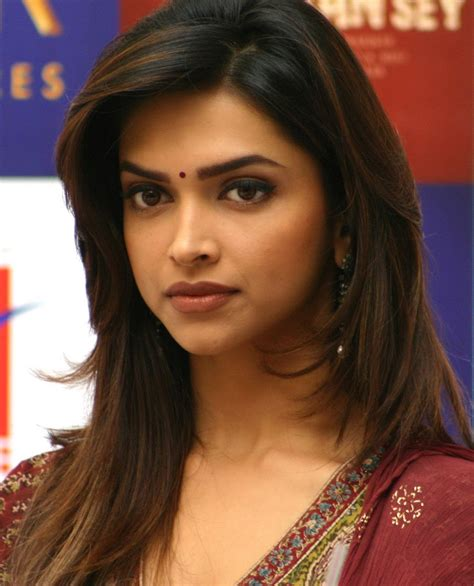
#> input picture Desktop/Image-Recognition-Website/Sem_6_Mini_Project/model/test_images/Deepika Padukone.jpg, 474 x 586 px
$ jupyter execute --allow-errors bollywood_celebrity.ipynb   (shell and % lines are left out)
#> lines starting #> are read from the running program, lines starting #| are printed output that depends on the picture
<h2 style='color:blue' align='center'>Bollywood Celebrity Image Classification<h2>

[cell 1]
from google.colab import drive
drive.mount('/content/drive')

[cell 2]
cd drive

[cell 3]
cd MyDrive/Colab\ Notebooks/model

[cell 4]
import numpy as np
import cv2
import matplotlib
from matplotlib import pyplot as plt

<h3 style='color:purple'>(1) Preprocessing: Detect face and eyes</h3>

#### When we look at any image, most of the time we identify a person using a face. An image might contain multiple faces, also the face can be obstructed and not clear. The first step in our pre-processing pipeline is to detect faces from an image. Once face is detected, we will detect eyes, if two eyes are detected then only we keep that image otherwise discard it.</h4>

#### Now how do you detect face and eyes?

We will use haar cascade from opencv for this. Here is an article on this: https://opencv-python-tutroals.readthedocs.io/en/latest/py_tutorials/py_objdetect/py_face_detection/py_face_detection.html?highlight=haar

[cell 5]
img = cv2.imread('./test_images/Deepika Padukone.jpg')
#> img is the input picture: shape (586, 474, 3); mean B, G, R 65.3, 80.4, 117
img.shape
#> Out = (586, 474, 3)

[cell 6]
plt.imshow(img)

[cell 7]
gray = cv2.cvtColor(img, cv2.COLOR_BGR2GRAY)
gray.shape
#> Out = (586, 474)

[cell 8]
gray

[cell 9]
plt.imshow(gray, cmap='gray')

[cell 10]
face_cascade = cv2.CascadeClassifier('./opencv/haarcascades/haarcascade_frontalface_default.xml')
eye_cascade = cv2.CascadeClassifier('./opencv/haarcascades/haarcascade_eye.xml')

faces = face_cascade.detectMultiScale(gray, 1.3, 5)
#> faces = [[84, 104, 242, 242]]
faces
#> Out = [[84, 104, 242, 242]]

[cell 11]
(x,y,w,h) = faces[0]
#> x = 84; y = 104; w = 242; h = 242
x,y,w,h
#> Out = (84, 104, 242, 242)

[cell 12]
face_img = cv2.rectangle(img,(x,y),(x+w,y+h),(255,0,0),2)
plt.imshow(face_img)

[cell 13]
cv2.destroyAllWindows()
for (x,y,w,h) in faces:
    face_img = cv2.rectangle(img,(x,y),(x+w,y+h),(255,0,0),2)
    roi_gray = gray[y:y+h, x:x+w]
    roi_color = face_img[y:y+h, x:x+w]
    eyes = eye_cascade.detectMultiScale(roi_gray)
    for (ex,ey,ew,eh) in eyes:
        cv2.rectangle(roi_color,(ex,ey),(ex+ew,ey+eh),(0,255,0),2)
#> this loop made 1 pass
#> (x, y, w, h, eyes) on pass 1: (84, 104, 242, 242, [[125, 57, 60, 60], [37, 65, 56, 56]])
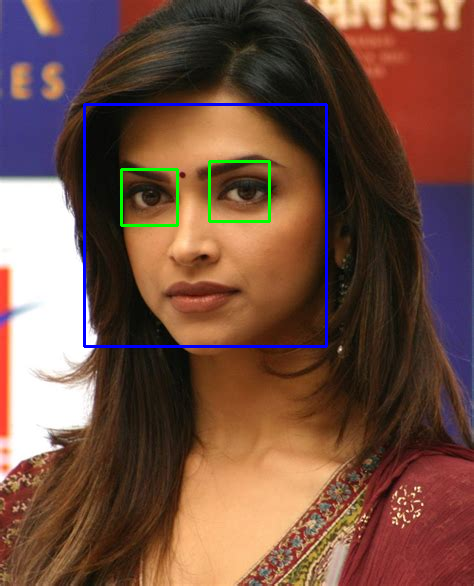
#> img: shape (586, 474, 3); mean B, G, R 67.2, 80.6, 115.6
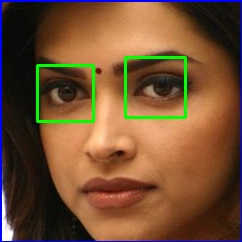
#> roi_color: shape (242, 242, 3); mean B, G, R 51.3, 79.7, 114.5


plt.figure()
plt.imshow(face_img, cmap='gray')
plt.show()

<h3 style='color:purple'>(2) Preprocessing: Crop the facial region of the image</h3>

[cell 14]
plt.imshow(roi_color, cmap='gray')

[cell 15]
cropped_img = np.array(roi_color)
cropped_img.shape
#> Out = (242, 242, 3)

<h3 style='color:purple'>(3) Preprocessing: Use wavelet transform as a feature for traning our model</h3>

#### In wavelet transformed image, you can see edges clearly and that can give us clues on various facial features such as eyes, nose, lips etc

### Wavelet transform

[cell 16]
import numpy as np
import pywt
import cv2

def w2d(img, mode='haar', level=1):
#> called with mode = 'db1', level = 5
    imArray = img
    #Datatype conversions
    #convert to grayscale
    imArray = cv2.cvtColor( imArray,cv2.COLOR_RGB2GRAY )
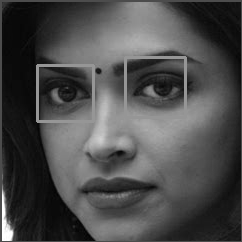
#> imArray: shape (242, 242); min 1, max 255, mean 75.2
    #convert to float
    imArray =  np.float32(imArray)
    imArray /= 255;
    # compute coefficients
    coeffs=pywt.wavedec2(imArray, mode, level=level)
#> coeffs = 6 items

    #Process Coefficients
    coeffs_H=list(coeffs)
#> coeffs_H = 6 items
    coeffs_H[0] *= 0;

    # reconstruction
    imArray_H=pywt.waverec2(coeffs_H, mode);
    imArray_H *= 255;
    imArray_H =  np.uint8(imArray_H)
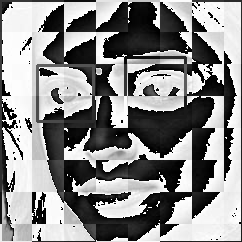
#> imArray_H: shape (242, 242); min 0, max 255, mean 137.8

    return imArray_H

[cell 17]
im_har = w2d(cropped_img,'db1',5)
plt.imshow(im_har, cmap='gray')

#### You can see above a wavelet transformed image that gives clues on facial features such as eyes, nose, lips etc. This along with raw pixel image can be used as an input for our classifier

<h3 style='color:purple'>(3) Preprocessing: Load image, detect face. If eyes >=2, then save and crop the face region</h3>

####  Lets write a python function that can take input image and returns cropped image (if face and eyes >=2 are detected)

[cell 18]
def get_cropped_image_if_2_eyes(image_path):
#> called with image_path = './test_images/Deepika Padukone.jpg'
    img = cv2.imread(image_path)
    gray = cv2.cvtColor(img, cv2.COLOR_BGR2GRAY)
    faces = face_cascade.detectMultiScale(gray, 1.3, 5)
#> faces = [[84, 104, 242, 242]]
    for (x,y,w,h) in faces:
        roi_gray = gray[y:y+h, x:x+w]
        roi_color = img[y:y+h, x:x+w]
        eyes = eye_cascade.detectMultiScale(roi_gray)
        if len(eyes) >= 2:
            return roi_color

[cell 19]
original_image = cv2.imread('./test_images/Deepika Padukone.jpg')
plt.imshow(original_image)

[cell 20]
cropped_image = get_cropped_image_if_2_eyes('./test_images/Deepika Padukone.jpg')
try:
    cropped_image.shape
    plt.imshow(cropped_image)
except:
    print('0')

**In below image face is not very clear and it doesn't have two eyes clearly visible**

[cell 21]
org_image_obstructed = cv2.imread('./test_images/salman khan.jpg')
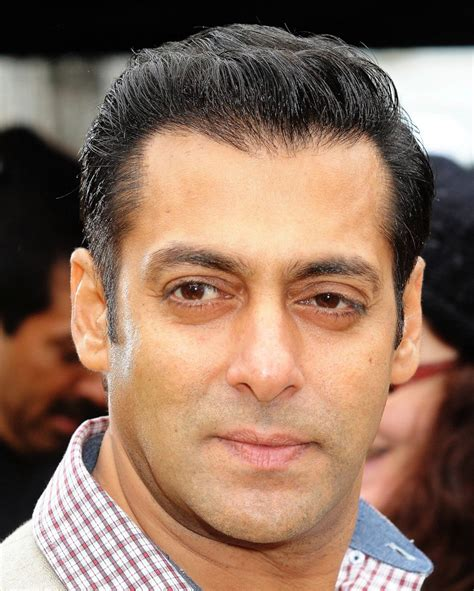
#> input picture Desktop/Image-Recognition-Website/Sem_6_Mini_Project/model/test_images/Salman khan.jpg, 474 x 591 px, found by its file name
#> org_image_obstructed is the input picture: shape (591, 474, 3); mean B, G, R 95.6, 113.4, 142.9
plt.imshow(org_image_obstructed)

[cell 22]
cropped_image = get_cropped_image_if_2_eyes('./test_images/salman khan.jpg')
#> call 2 of get_cropped_image_if_2_eyes, with image_path = './test_images/salman khan.jpg'
#> in get_cropped_image_if_2_eyes (call 2), `gray = cv2.cvtColor(img, cv2.COLOR_BGR2GRAY)`:
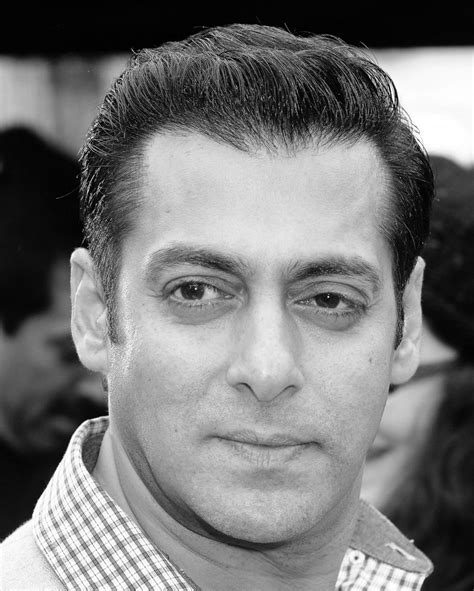
#> gray: shape (591, 474); min 0, max 255, mean 120.2
#> in get_cropped_image_if_2_eyes (call 2), `faces = face_cascade.detectMultiScale(gray, 1.3, 5)`: faces = [[71, 157, 365, 365]]
#> the loop in get_cropped_image_if_2_eyes, `for (x,y,w,h) in faces:` made 1 pass
#> (x, y, w, h, eyes) on pass 1: (71, 157, 365, 365, [[208, 222, 24, 24], [81, 94, 82, 82], [211, 100, 86, 86]])
#> pass 1, in get_cropped_image_if_2_eyes (call 2), `roi_color = img[y:y+h, x:x+w]`:
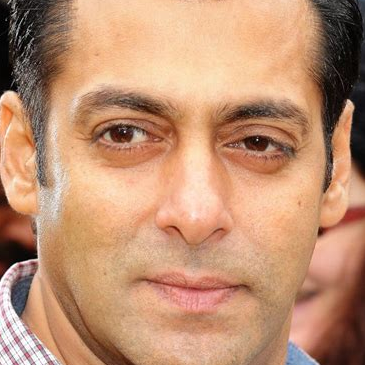
#> roi_color: shape (365, 365, 3); mean B, G, R 114.8, 145.2, 192.1
try:
    cropped_image.shape
    plt.imshow(cropped_image)
except:
    print('0')

**Above cropped_image_no_2_eyes is None which means we should ignore this image and we will not use such image for model training**

[cell 23]
path_to_data = "./dataset/"
path_to_cr_data = "./dataset/cropped/"

[cell 24]
import os
img_dirs = []
for entry in os.scandir(path_to_data):
    if entry.is_dir():
        img_dirs.append(entry.path)
#> pass 2 of the loop `for entry in os.scandir(path_to_data):`:

[cell 25]
img_dirs

**Go through all images in dataset folder and create cropped images for them. There will be cropped folder inside dataset folder after you run this code**

[cell 26]
import shutil
if os.path.exists(path_to_cr_data):
     shutil.rmtree(path_to_cr_data)
os.mkdir(path_to_cr_data)

[cell 27]
cropped_image_dirs = []
celebrity_file_names_dict = {}
for img_dir in img_dirs:
    count = 1
    celebrity_name = img_dir.split('/')[-1]
    celebrity_file_names_dict[celebrity_name] = []
    for entry in os.scandir(img_dir):
        roi_color = get_cropped_image_if_2_eyes(entry.path)
#> call 3 of get_cropped_image_if_2_eyes, with image_path = './dataset/Alia Bhatt/012_226df220.jpg'
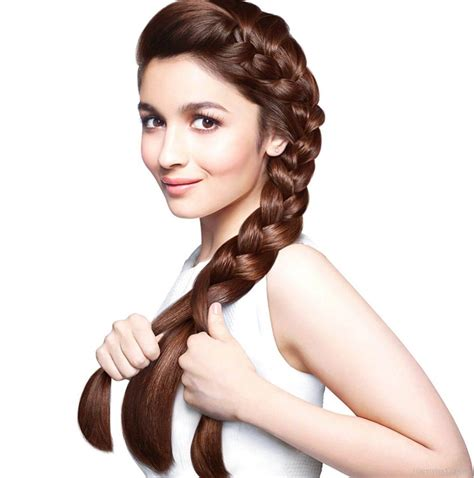
#> input picture Desktop/Image-Recognition-Website/Sem_6_Mini_Project/model/dataset/Alia Bhatt/012_226df220.jpg, 474 x 478 px
#> in get_cropped_image_if_2_eyes, img is the input picture: shape (478, 474, 3); mean B, G, R 205.1, 209.4, 221.8
#> in get_cropped_image_if_2_eyes (call 3), `gray = cv2.cvtColor(img, cv2.COLOR_BGR2GRAY)`:
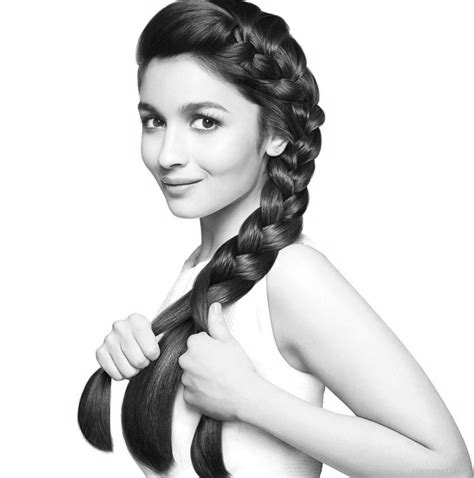
#> gray: shape (478, 474); min 5, max 255, mean 212.6
#> in get_cropped_image_if_2_eyes (call 3), `faces = face_cascade.detectMultiScale(gray, 1.3, 5)`: faces = [[99, 57, 164, 164]]
#> the loop in get_cropped_image_if_2_eyes, `for (x,y,w,h) in faces:` made 1 pass
#> (x, y, w, h, eyes) on pass 1: (99, 57, 164, 164, [[39, 51, 28, 28], [85, 46, 38, 38]])
#> pass 1, in get_cropped_image_if_2_eyes (call 3), `roi_color = img[y:y+h, x:x+w]`:
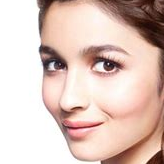
#> roi_color: shape (164, 164, 3); mean B, G, R 188.2, 197.3, 221.8
        if roi_color is not None:
            cropped_folder = path_to_cr_data + celebrity_name
            if not os.path.exists(cropped_folder):
                os.makedirs(cropped_folder)
                cropped_image_dirs.append(cropped_folder)
                print("Generating cropped images in folder: ",cropped_folder)
            cropped_file_name = celebrity_name + str(count) + ".png"
            cropped_file_path = cropped_folder + "/" + cropped_file_name
            cv2.imwrite(cropped_file_path, roi_color)
            celebrity_file_names_dict[celebrity_name].append(cropped_file_path)
            count += 1
#> pass 2 of the loop `for img_dir in img_dirs:`:
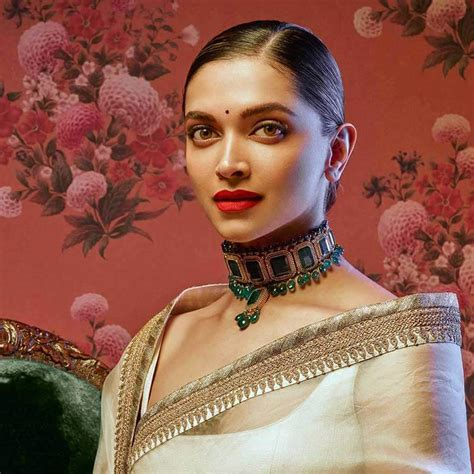
#> input picture Desktop/Image-Recognition-Website/Sem_6_Mini_Project/model/dataset/Deepika Padukone/006_91d39c5c.jpg, 474 x 474 px
#> in get_cropped_image_if_2_eyes, img is the input picture: shape (474, 474, 3); mean B, G, R 81.8, 97.4, 147
#> in get_cropped_image_if_2_eyes (call 4), `gray = cv2.cvtColor(img, cv2.COLOR_BGR2GRAY)`:
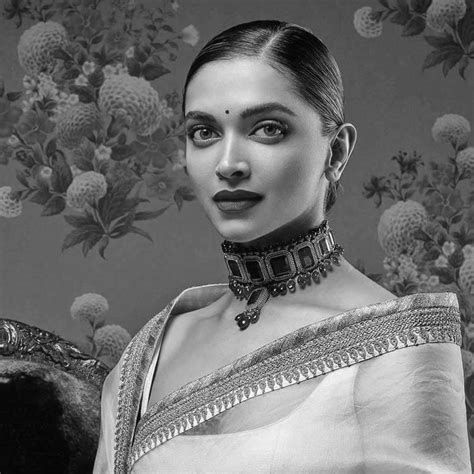
#> gray: shape (474, 474); min 1, max 254, mean 110.5
#> in get_cropped_image_if_2_eyes (call 4), `faces = face_cascade.detectMultiScale(gray, 1.3, 5)`: faces = [[153, 62, 175, 175]]
#> the loop in get_cropped_image_if_2_eyes, `for (x,y,w,h) in faces:` made 1 pass
#> (x, y, w, h, eyes) on pass 1: (153, 62, 175, 175, [[28, 49, 43, 43], [89, 40, 52, 52]])
#> pass 1, in get_cropped_image_if_2_eyes (call 4), `roi_color = img[y:y+h, x:x+w]`:
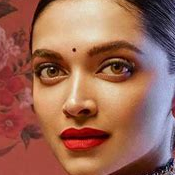
#> roi_color: shape (175, 175, 3); mean B, G, R 86.2, 103.8, 156.3

### Now you should have cropped folder under datasets folder that contains cropped images

### Manually examine cropped folder and delete any unwanted images

[cell 28]
celebrity_file_names_dict = {}
for img_dir in cropped_image_dirs:
    celebrity_name = img_dir.split('/')[-1]
    file_list = []
    for entry in os.scandir(img_dir):
        file_list.append(entry.path)
    celebrity_file_names_dict[celebrity_name] = file_list
celebrity_file_names_dict

[cell 29]
class_dict = {}
count = 0
for celebrity_name in celebrity_file_names_dict.keys():
    class_dict[celebrity_name] = count
    count = count + 1
class_dict
